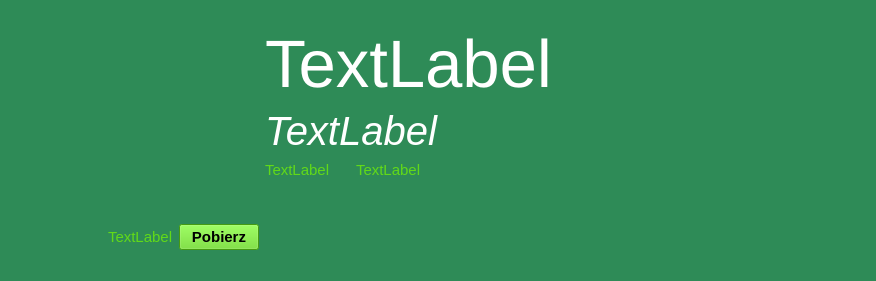
<?xml version="1.0" encoding="UTF-8"?>
<ui version="4.0">
 <class>MainWindow</class>
 <widget class="QMainWindow" name="MainWindow">
  <property name="geometry">
   <rect>
    <x>0</x>
    <y>0</y>
    <width>876</width>
    <height>281</height>
   </rect>
  </property>
  <property name="windowTitle">
   <string>MainWindow</string>
  </property>
  <property name="autoFillBackground">
   <bool>false</bool>
  </property>
  <property name="styleSheet">
   <string notr="true">background-color: rgb(46, 139, 87);</string>
  </property>
  <widget class="QWidget" name="centralwidget">
   <property name="autoFillBackground">
    <bool>false</bool>
   </property>
   <layout class="QHBoxLayout" name="horizontalLayout_2">
    <item>
     <layout class="QHBoxLayout" name="horizontalLayout">
      <item>
       <layout class="QGridLayout" name="gridLayout">
        <item row="0" column="2">
         <widget class="QPushButton" name="arrow_right">
          <property name="minimumSize">
           <size>
            <width>93</width>
            <height>70</height>
           </size>
          </property>
          <property name="maximumSize">
           <size>
            <width>93</width>
            <height>70</height>
           </size>
          </property>
          <property name="styleSheet">
           <string notr="true">background-image: url(&quot;./obraz2.png&quot;);
border:0;</string>
          </property>
          <property name="text">
           <string/>
          </property>
         </widget>
        </item>
        <item row="0" column="1">
         <layout class="QGridLayout" name="gridLayout_2" rowstretch="0,0,0,0">
          <item row="1" column="2">
           <layout class="QVBoxLayout" name="verticalLayout">
            <item>
             <spacer name="verticalSpacer_2">
              <property name="orientation">
               <enum>Qt::Vertical</enum>
              </property>
              <property name="sizeType">
               <enum>QSizePolicy::Maximum</enum>
              </property>
              <property name="sizeHint" stdset="0">
               <size>
                <width>20</width>
                <height>20</height>
               </size>
              </property>
             </spacer>
            </item>
            <item>
             <widget class="QLabel" name="label">
              <property name="sizePolicy">
               <sizepolicy hsizetype="Minimum" vsizetype="Maximum">
                <horstretch>0</horstretch>
                <verstretch>0</verstretch>
               </sizepolicy>
              </property>
              <property name="font">
               <font>
                <pointsize>50</pointsize>
               </font>
              </property>
              <property name="styleSheet">
               <string notr="true">color:#fff;</string>
              </property>
              <property name="text">
               <string>TextLabel</string>
              </property>
             </widget>
            </item>
            <item>
             <widget class="QLabel" name="label_2">
              <property name="sizePolicy">
               <sizepolicy hsizetype="Minimum" vsizetype="Maximum">
                <horstretch>0</horstretch>
                <verstretch>0</verstretch>
               </sizepolicy>
              </property>
              <property name="font">
               <font>
                <pointsize>30</pointsize>
                <italic>true</italic>
               </font>
              </property>
              <property name="styleSheet">
               <string notr="true">color:#fff;</string>
              </property>
              <property name="text">
               <string>TextLabel</string>
              </property>
             </widget>
            </item>
            <item>
             <layout class="QHBoxLayout" name="horizontalLayout_4">
              <item>
               <widget class="QLabel" name="label_4">
                <property name="sizePolicy">
                 <sizepolicy hsizetype="Maximum" vsizetype="Maximum">
                  <horstretch>0</horstretch>
                  <verstretch>0</verstretch>
                 </sizepolicy>
                </property>
                <property name="font">
                 <font>
                  <pointsize>11</pointsize>
                 </font>
                </property>
                <property name="styleSheet">
                 <string notr="true">color:#61d918;</string>
                </property>
                <property name="text">
                 <string>TextLabel</string>
                </property>
                <property name="alignment">
                 <set>Qt::AlignLeading|Qt::AlignLeft|Qt::AlignTop</set>
                </property>
               </widget>
              </item>
              <item>
               <spacer name="horizontalSpacer_2">
                <property name="orientation">
                 <enum>Qt::Horizontal</enum>
                </property>
                <property name="sizeType">
                 <enum>QSizePolicy::Maximum</enum>
                </property>
                <property name="sizeHint" stdset="0">
                 <size>
                  <width>20</width>
                  <height>20</height>
                 </size>
                </property>
               </spacer>
              </item>
              <item>
               <widget class="QLabel" name="label_3">
                <property name="sizePolicy">
                 <sizepolicy hsizetype="Maximum" vsizetype="Maximum">
                  <horstretch>0</horstretch>
                  <verstretch>0</verstretch>
                 </sizepolicy>
                </property>
                <property name="font">
                 <font>
                  <pointsize>11</pointsize>
                 </font>
                </property>
                <property name="styleSheet">
                 <string notr="true">color:#61d918;</string>
                </property>
                <property name="text">
                 <string>TextLabel</string>
                </property>
                <property name="alignment">
                 <set>Qt::AlignLeading|Qt::AlignLeft|Qt::AlignTop</set>
                </property>
               </widget>
              </item>
              <item>
               <spacer name="horizontalSpacer">
                <property name="orientation">
                 <enum>Qt::Horizontal</enum>
                </property>
                <property name="sizeHint" stdset="0">
                 <size>
                  <width>40</width>
                  <height>20</height>
                 </size>
                </property>
               </spacer>
              </item>
             </layout>
            </item>
            <item>
             <spacer name="verticalSpacer">
              <property name="orientation">
               <enum>Qt::Vertical</enum>
              </property>
              <property name="sizeHint" stdset="0">
               <size>
                <width>20</width>
                <height>40</height>
               </size>
              </property>
             </spacer>
            </item>
           </layout>
          </item>
          <item row="1" column="1">
           <widget class="QLabel" name="disk">
            <property name="sizePolicy">
             <sizepolicy hsizetype="Maximum" vsizetype="Maximum">
              <horstretch>0</horstretch>
              <verstretch>0</verstretch>
             </sizepolicy>
            </property>
            <property name="styleSheet">
             <string notr="true"/>
            </property>
            <property name="text">
             <string/>
            </property>
            <property name="pixmap">
             <pixmap>obraz.png</pixmap>
            </property>
           </widget>
          </item>
          <item row="3" column="1">
           <layout class="QHBoxLayout" name="horizontalLayout_3">
            <item>
             <widget class="QLabel" name="track_id">
              <property name="font">
               <font>
                <pointsize>11</pointsize>
               </font>
              </property>
              <property name="styleSheet">
               <string notr="true">color:#61d918;</string>
              </property>
              <property name="text">
               <string>TextLabel</string>
              </property>
             </widget>
            </item>
            <item>
             <widget class="QPushButton" name="pushButton">
              <property name="sizePolicy">
               <sizepolicy hsizetype="Maximum" vsizetype="Fixed">
                <horstretch>0</horstretch>
                <verstretch>0</verstretch>
               </sizepolicy>
              </property>
              <property name="font">
               <font>
                <pointsize>11</pointsize>
                <bold>true</bold>
               </font>
              </property>
              <property name="styleSheet">
               <string notr="true">background-color:#61d918;</string>
              </property>
              <property name="text">
               <string>Pobierz</string>
              </property>
             </widget>
            </item>
           </layout>
          </item>
         </layout>
        </item>
        <item row="0" column="0">
         <widget class="QPushButton" name="arrow_left">
          <property name="minimumSize">
           <size>
            <width>93</width>
            <height>70</height>
           </size>
          </property>
          <property name="maximumSize">
           <size>
            <width>93</width>
            <height>70</height>
           </size>
          </property>
          <property name="styleSheet">
           <string notr="true">background-image: url(&quot;./obraz3.png&quot;);
border:0;</string>
          </property>
          <property name="text">
           <string/>
          </property>
         </widget>
        </item>
       </layout>
      </item>
     </layout>
    </item>
   </layout>
  </widget>
  <widget class="QStatusBar" name="statusbar"/>
 </widget>
 <resources>
  <include location="img.qrc"/>
 </resources>
 <connections/>
</ui>
